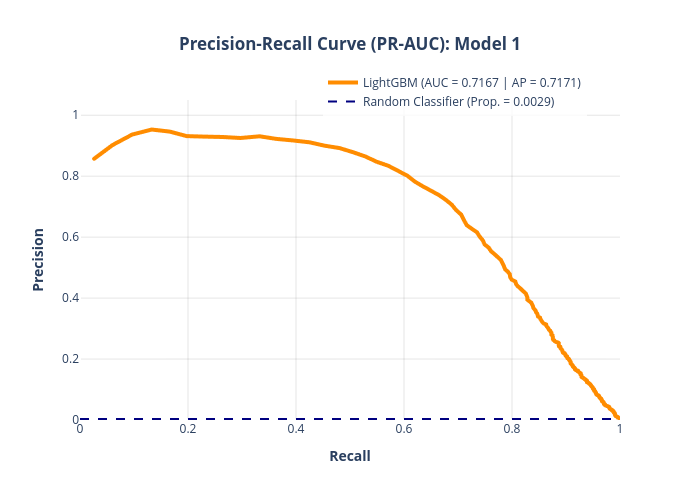

Source (notebook cell):
### Code cell
plot_PRAUC(precision_lgb_1, recall_lgb_1, pr_auc_lgb_1, ap_lgb_1, "LightGBM", "Model 1", "darkorange")

### Figure 1 — Plotly figure (JSON) as saved in the notebook; plotly's stock layout.template omitted (floating-point values rounded to 4 significant figures; data arrays with more than 128 entries replaced by an {"elided": "..."} marker saying what was removed)
{"data": [{"hovertemplate": "<b>Recall:</b> %{x:.4f}<br><b>Precision:</b> %{y:.4f}<extra></extra>", "legendgroup": "", "line": {"color": "darkorange", "dash": "solid", "width": 4}, "marker": {"symbol": "circle"}, "mode": "lines", "name": "LightGBM (AUC = 0.7167 | AP = 0.7171)", "showlegend": true, "type": "scattergl", "x": {"elided": "9364 float values"}, "xaxis": "x", "y": {"elided": "9364 float values"}, "yaxis": "y"}, {"hovertemplate": "=%{y}<extra></extra>", "legendgroup": "", "line": {"color": "navy", "dash": "dash", "width": 2}, "marker": {"color": "#636efa", "symbol": "circle"}, "mode": "lines", "name": "Random Classifier (Prop. = 0.0029)", "orientation": "v", "showlegend": true, "type": "scatter", "x": [null], "xaxis": "x", "y": [null], "yaxis": "y"}], "layout": {"autosize": false, "height": 500, "legend": {"bgcolor": "rgba(255, 255, 255, 0.8)", "tracegroupgap": 0, "x": 0.45, "y": 1.1}, "plot_bgcolor": "white", "shapes": [{"line": {"color": "navy", "dash": "dash", "width": 2}, "type": "line", "x0": 0, "x1": 1, "y0": 0.002941, "y1": 0.002941}], "title": {"text": "<b>Precision-Recall Curve (PR-AUC): Model 1</b>", "x": 0.5}, "width": 700, "xaxis": {"anchor": "y", "domain": [0, 1], "gridcolor": "rgba(0,0,0,0.1)", "range": [0, 1], "title": {"text": "<b>Recall<b>"}}, "yaxis": {"anchor": "x", "domain": [0, 1], "gridcolor": "rgba(0,0,0,0.1)", "range": [0, 1.05], "title": {"text": "<b>Precision<b>"}}}}
